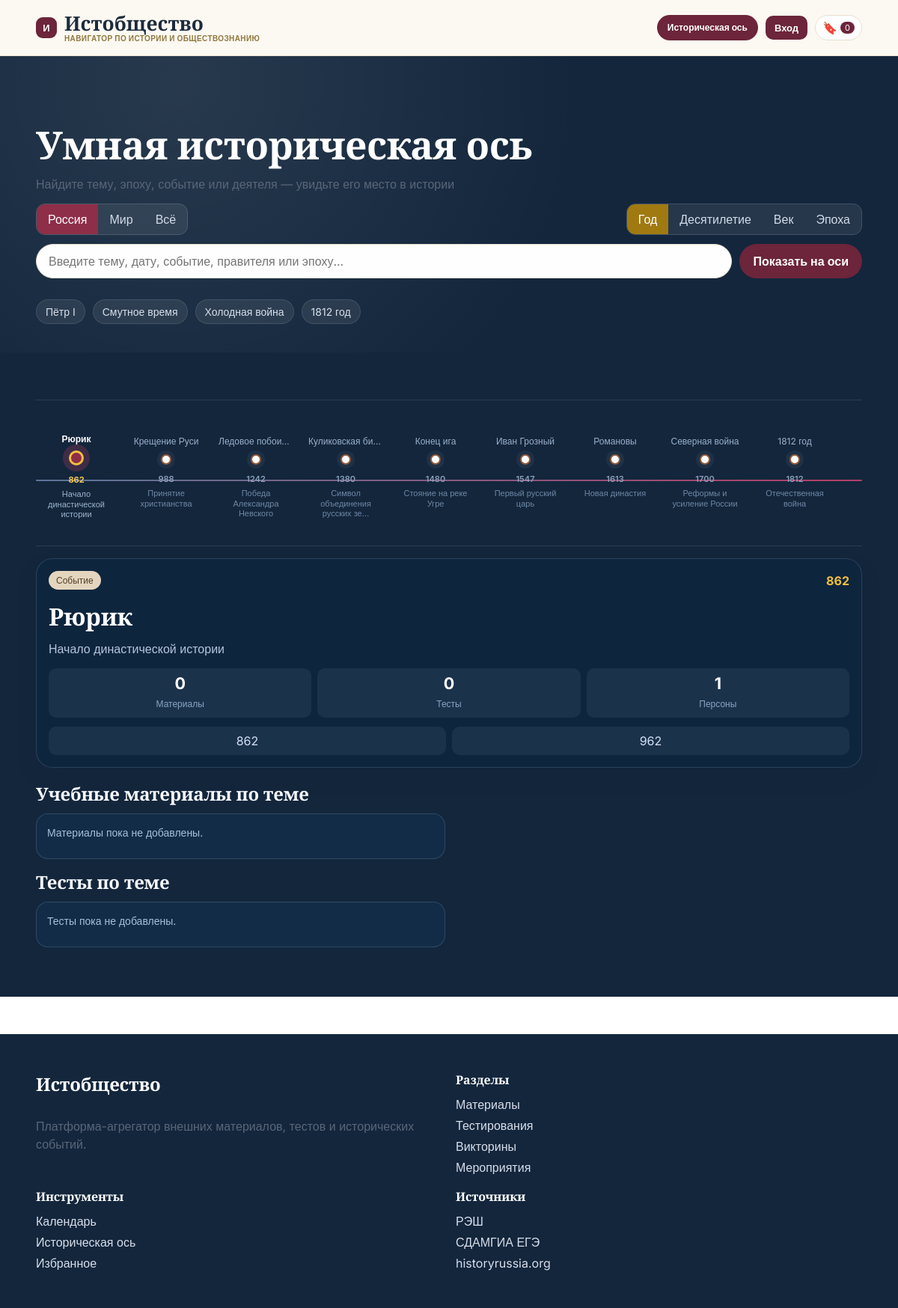
The app's page /axis/ with its own data.
### apps/axis/models.py (models this page shows, shortened)
class TimelineNode(TimeStampedModel):
    title = models.CharField(max_length=255)
    slug = models.SlugField(max_length=255, unique=True)
    subtitle = models.CharField(max_length=255, blank=True)
    description = models.TextField(blank=True)
    scope = models.CharField(max_length=16, choices=SCOPE_CHOICES, default="both")
    scale = models.CharField(max_length=16, choices=SCALE_CHOICES, default="year")
    start_year = models.IntegerField()
    end_year = models.IntegerField(blank=True, null=True)
    display_year_text = models.CharField(max_length=120, blank=True)
    is_featured = models.BooleanField(default=False)
    accent_color = models.CharField(max_length=20, default="#915A3B")
    position_order = models.PositiveIntegerField(default=0)
    is_published = models.BooleanField(default=True)
    tags = models.ManyToManyField(Tag, related_name="timeline_nodes", blank=True)
    linked_event = models.ForeignKey(
        HistoricalEvent, on_delete=models.SET_NULL, null=True, blank=True, related_name="timeline_nodes"
    )
    linked_material = models.ForeignKey(
        Material, on_delete=models.SET_NULL, null=True, blank=True, related_name="timeline_nodes"
    )
    linked_test = models.ForeignKey(TestItem, on_delete=models.SET_NULL, null=True, blank=True, related_name="timeline_nodes")
    class Meta:
        ordering = ["position_order", "start_year", "title"]

### apps/axis/views.py (the view)
# urls.py: path("axis/", views.axis_page, name="axis"),
def axis_page(request):
    nodes = _query_nodes(request)
    active_node = nodes.first()
    return render(
        request,
        "axis/axis.html",
        {
            "nodes": nodes,
            "active_node": active_node,
            "active_node_context": _build_node_context(active_node) if active_node else None,
            "total_count": nodes.count(),
            "selected_scope": request.GET.get("scope", "russia"),
            "selected_scale": request.GET.get("scale", "year"),
            "selected_q": request.GET.get("q", ""),
        },
    )

### apps/axis/views.py (called while the page is built)
def _query_nodes(request):
    scope = request.GET.get("scope", "russia")
    scale = request.GET.get("scale", "year")
    query = request.GET.get("q", "").strip()
    nodes = TimelineNode.objects.filter(is_published=True)
    if scope and scope != "both":
        nodes = nodes.filter(Q(scope=scope) | Q(scope="both"))
    if scale:
        nodes = nodes.filter(scale=scale)
    if query:
        nodes = nodes.filter(Q(title__icontains=query) | Q(description__icontains=query))
    return nodes

### apps/core/context_processors.py (called while the page is built)
def site_meta(_request):
    return {
        "site_name": SITE_BRAND_NAME,
        "site_tagline": SITE_BRAND_TAGLINE,
    }

### apps/favorites/context_processors.py (called while the page is built)
def favorites_context(request):
    favorites = ensure_session_favorites(request)
    return {
        "favorites_count": total_favorites_count(favorites),
        "favorites_state": favorites,
    }

### apps/favorites/services.py (called while the page is built)
def _normalized_favorites(raw_favorites):
    fallback = {key: [] for key in FAVORITE_GROUPS}
    if not isinstance(raw_favorites, dict):
        return fallback
    normalized = {}
    for group in FAVORITE_GROUPS:
        values = raw_favorites.get(group, [])
        if isinstance(values, (list, tuple, set)):
            normalized[group] = [item for item in values if isinstance(item, int)]
        else:
            normalized[group] = []
    return normalized

def ensure_session_favorites(request):
    fallback = {key: [] for key in FAVORITE_GROUPS}
    try:
        session = getattr(request, "session", None)
        if session is None:
            return fallback
        favorites = session.get(settings.FAVORITES_SESSION_KEY)
        if not favorites:
            favorites = fallback.copy()
        return _normalized_favorites(favorites)
    except Exception:
        return fallback

def total_favorites_count(favorites):
    safe_favorites = _normalized_favorites(favorites)
    return sum(len(values) for values in safe_favorites.values())

### templates/axis/axis.html (shortened to what this page needs)
{% extends "base.html" %}
{% load static %}
{% block page_css %}<link rel="stylesheet" href="{% static 'css/pages/axis.css' %}">{% endblock %}
{% block content %}
<section class="hero hero-dark axis-hero">
  <div class="container">
    <h1>Умная историческая ось</h1>
    <p>Найдите тему, эпоху, событие или деятеля — увидьте его место в истории</p>
    <form id="axis-form" class="axis-filter-form" hx-get="/htmx/axis/results/" hx-target="#axis-results">
      <div class="axis-toggle-row">
        <div class="axis-toggle" data-axis-toggle="scope">
          <button type="button" data-value="russia" class="{% if selected_scope == 'russia' %}is-active{% endif %}">Россия</button>
          <button type="button" data-value="world" class="{% if selected_scope == 'world' %}is-active{% endif %}">Мир</button>
          <button type="button" data-value="both" class="{% if selected_scope == 'both' %}is-active{% endif %}">Всё</button>
        </div>
        <div class="axis-toggle" data-axis-toggle="scale">
          <button type="button" data-value="year" class="{% if selected_scale == 'year' %}is-active{% endif %}">Год</button>
          <button type="button" data-value="decade" class="{% if selected_scale == 'decade' %}is-active{% endif %}">Десятилетие</button>
          <button type="button" data-value="century" class="{% if selected_scale == 'century' %}is-active{% endif %}">Век</button>
          <button type="button" data-value="era" class="{% if selected_scale == 'era' %}is-active{% endif %}">Эпоха</button>
        </div>
      </div>
      <div class="search-form axis-form">
        <input type="text" name="q" value="{{ selected_q }}" placeholder="Введите тему, дату, событие, правителя или эпоху...">
        <button class="btn">Показать на оси</button>
      </div>
      <div class="chips chips-dark"><span>Пётр I</span><span>Смутное время</span><span>Холодная война</span><span>1812 год</span></div>
    </form>
  </div>
</section>
<section class="axis-section">
  <div class="container section axis-section-inner">
    <div id="axis-results" class="axis-results-wrap">
      {% include "axis/partials/timeline.html" with nodes=nodes active_node_id=active_node.id|default:0 %}
    </div>
    <div id="axis-detail" class="axis-detail-wrap">
      {% include "axis/partials/node_detail.html" with node=active_node materials=active_node_context.materials tests=active_node_context.tests related_tags=active_node_context.related_tags period_left=active_node_context.period_left period_right=active_node_context.period_right materials_count=active_node_context.materials_count tests_count=active_node_context.tests_count persons_count=active_node_context.persons_count %}
    </div>
  </div>
</section>
{% endblock %}

### templates/axis/partials/timeline.html (shortened to what this page needs)
<div class="timeline timeline-horizontal">
  <div class="timeline-line"></div>
  {% for node in nodes %}
    <div class="timeline-node-wrap">
      <button
        type="button"
        class="timeline-node-btn {% if node.id == active_node_id %}is-active{% endif %}"
        style="--accent: {{ node.accent_color }}"
        hx-get="/htmx/axis/node/{{ node.id }}/"
        hx-target="#axis-detail"
        hx-swap="innerHTML"
        hx-on:click="document.querySelectorAll('.timeline-node-btn').forEach((n)=>n.classList.remove('is-active')); this.classList.add('is-active')"
        data-axis-node-id="{{ node.id }}"
        aria-pressed="{% if node.id == active_node_id %}true{% else %}false{% endif %}"
        aria-label="Показать детали события {{ node.title }}"
      >
        <span class="axis-node-top">{{ node.title }}</span>
        <span class="axis-dot"></span>
        <span class="axis-year">{{ node.display_year_text }}</span>
        <span class="axis-node-sub">{{ node.subtitle|truncatechars:30 }}</span>
      </button>
    </div>
  {% empty %}
    <article class="card axis-empty"><h3>Ничего не найдено</h3><p>Измените параметры фильтра и повторите запрос.</p></article>
  {% endfor %}
</div>

### templates/axis/partials/node_detail.html (shortened to what this page needs)
{% if node %}
<div class="axis-detail-grid">
  <aside class="axis-detail-main card">
    <div class="axis-detail-head">
      <span class="pill">{{ node.linked_event.get_event_type_display|default:"Событие" }}</span>
      <strong>{{ node.display_year_text }}</strong>
    </div>
    <h3>{{ node.title }}</h3>
    <p>{{ node.description|default:node.subtitle }}</p>
    <div class="axis-stats">
      <div><strong>{{ materials_count }}</strong><small>Материалы</small></div>
      <div><strong>{{ tests_count }}</strong><small>Тесты</small></div>
      <div><strong>{{ persons_count }}</strong><small>Персоны</small></div>
    </div>
    <div class="axis-period">
      <span>{{ period_left }}</span>
      <span>{{ period_right }}</span>
    </div>
  </aside>
  <section class="axis-detail-content">
    <h3>Учебные материалы по теме</h3>
    <div class="axis-detail-list">
      {% for material in materials %}
        <article class="axis-mini-card">
          <div class="axis-mini-head">
            <span>{{ material.get_level_display }}</span>
            <span>Внешний</span>
          </div>
          <h4>{{ material.title }}</h4>
          <p>{{ material.short_description|truncatechars:90 }}</p>
          <div class="axis-mini-foot">
            <small>{{ material.source.name }}</small>
            <a
              class="js-external-go"
              href="/go/material/{{ material.id }}/"
              data-item-title="{{ material.title }}"
              data-source-domain="{{ material.source.domain|default:material.source.name }}"
              data-content-label="материалу"
            >→</a>
          </div>
        </article>
      {% empty %}
        <article class="axis-mini-card"><p>Материалы пока не добавлены.</p></article>
      {% endfor %}
    </div>
    <h3>Тесты по теме</h3>
    <div class="axis-detail-list axis-test-list">
      {% for test in tests %}
        <article class="axis-mini-card">
          <div class="axis-mini-head">
            <span>{{ test.get_exam_type_display }}</span>
            <span>{{ test.get_difficulty_display }}</span>
          </div>
          <h4>{{ test.title }}</h4>
          <p>{{ test.short_description|truncatechars:90 }}</p>
          <div class="axis-mini-foot">
            <small>{{ test.source.name }}</small>
            <a
              class="js-external-go"
              href="/go/test/{{ test.id }}/"
              data-item-title="{{ test.title }}"
              data-source-domain="{{ test.source.domain|default:test.source.name }}"
              data-content-label="тесту"
            >→</a>
          </div>
        </article>
      {% empty %}
        <article class="axis-mini-card"><p>Тесты пока не добавлены.</p></article>
      {% endfor %}
    </div>
  </section>
</div>
{% else %}
<article class="card axis-empty"><h3>Ничего не найдено</h3><p>Измените параметры фильтра и повторите запрос.</p></article>
{% endif %}

### static/css/base.css (style rules this page uses)
:root { --background-main: #ffffff; --background-card: #fffcf7; --background-hero-dark: #13263c; --text-primary: #1c2b3d; --text-secondary: #5b6678; --accent-burgundy: #6c253b; --accent-gold: #b98e3f; --accent-blue: #1b79da; --accent-green: #2d8f48; --card-border: #e6dece; --chip-bg: #ebe4d7; --footer-bg: #13263c; --radius-md: 14px; --radius-lg: 22px; --shadow-soft: 0 12px 30px rgba(34, 38, 48, 0.08); }
* { box-sizing: border-box; }
body { margin: 0; background: var(--background-main); color: var(--text-primary); font-family: "Inter", sans-serif; }
h1, h2, h3, h4 { font-family: "Cormorant Garamond", serif; margin: 0 0 14px; letter-spacing: -0.01em; }
h1 { font-size: clamp(2.4rem, 4.3vw, 4.35rem); line-height: 1.03; }
h3 { font-size: clamp(1.35rem, 2vw, 1.9rem); }
p { margin: 0 0 14px; color: var(--text-secondary); line-height: 1.52; }
button, input, select { font: inherit; }

### static/css/layout.css (style rules this page uses)
.container { width: min(1600px, 92vw); margin: 0 auto; }
.section { padding: 52px 0; }
.hero { background: linear-gradient(140deg, #1f2f46 0%, #13263c 70%); color: #fff; padding: 92px 0 70px; position: relative; }
.hero::before { content: ""; position: absolute; inset: 0; background: radial-gradient(circle at 20% 10%, rgba(255, 255, 255, 0.09), transparent 52%); }
.hero > .container { position: relative; z-index: 1; }
.hero-dark { background: var(--background-hero-dark); }

### static/css/components.css (style rules this page uses)
.btn { display: inline-flex; align-items: center; justify-content: center; padding: 10px 18px; border: 0; border-radius: 999px; background: var(--accent-burgundy); color: #fff; cursor: pointer; font-weight: 600; }
.search-form { display: grid; grid-template-columns: 1fr auto; gap: 10px; position: relative; }
.search-form input, .search-form select { width: 100%; border: 1px solid var(--card-border); border-radius: 999px; padding: 12px 16px; background: #fff; }
.chips { display: flex; flex-wrap: wrap; gap: 10px; margin-top: 16px; }
.chips span, .chips a { padding: 7px 12px; background: var(--chip-bg); border-radius: 999px; font-size: 14px; border: 1px solid #e5dac6; }
.chips-dark span, .chips-dark a { background: rgba(255, 255, 255, 0.08); color: #d7dfea; border-color: rgba(255, 255, 255, 0.11); }
.card { background: var(--background-card); border: 1px solid var(--card-border); border-radius: var(--radius-lg); padding: 16px; box-shadow: var(--shadow-soft); }
.pill { background: #e4d5bf; color: #544027; border-radius: 999px; padding: 5px 10px; font-size: 12px; }
.timeline { position: relative; }
.timeline-horizontal { display: grid; grid-template-columns: repeat(auto-fit, minmax(116px, 1fr)); gap: 4px; padding-top: 42px; }
.timeline-horizontal .timeline-line { position: absolute; left: 0; right: 0; top: 84px; height: 3px; background: linear-gradient(to right, #6f8bb0, #b45069); }
.axis-node-top { color: #a7b5c8; font-size: 12px; margin-bottom: 6px; display: block; min-height: 20px; }
.axis-dot { width: 16px; height: 16px; border-radius: 50%; border: 3px solid var(--accent); background: #fff; display: inline-block; position: relative; z-index: 3; }
.axis-year { color: #8ca0be; font-size: 12px; display: block; margin-top: 8px; font-weight: 600; }
.axis-filter-form { display: grid; gap: 12px; }
.axis-toggle-row { display: flex; justify-content: space-between; gap: 10px; flex-wrap: wrap; }
.axis-toggle { display: flex; gap: 0; border-radius: 12px; overflow: hidden; border: 1px solid rgba(255, 255, 255, 0.2); }
.axis-toggle button { border: 0; background: rgba(255, 255, 255, 0.08); color: #d2dae8; padding: 10px 15px; cursor: pointer; }
.axis-toggle button.is-active { background: #8a2f47; color: #fff; }
.axis-form { grid-template-columns: 1fr auto; }
.timeline-node-wrap { position: relative; }

### records on screen
TimelineNode: title "Рюрик", display_year_text "862", subtitle "Начало династической истории", linked_event.event_type "Событие", description "Начало династической истории"
TimelineNode: title "Крещение Руси", display_year_text "988", subtitle "Принятие христианства"
TimelineNode: title "Ледовое побоище", display_year_text "1242", subtitle "Победа Александра Невского"
TimelineNode: title "Куликовская би…", display_year_text "1380", subtitle "Символ объединения русских зе…"
TimelineNode: title "Конец ига", display_year_text "1480", subtitle "Стояние на реке Угре"
TimelineNode: title "Иван Грозный", display_year_text "1547", subtitle "Первый русский царь"
TimelineNode: title "Романовы", display_year_text "1613", subtitle "Новая династия"
TimelineNode: title "Северная война", display_year_text "1700", subtitle "Реформы и усиление России"
TimelineNode: title "1812 год", display_year_text "1812", subtitle "Отечественная война"

### other values on screen
{{ site_name }} "Истобщество"
{{ site_tagline }} "НАВИГАТОР ПО ИСТОРИИ И ОБЩЕСТВОЗНАНИЮ"
{{ favorites_count|default:0 }} "0"
{{ materials_count }} "0"
{{ tests_count }} "0"
{{ persons_count }} "1"
{{ period_left }} "862"
{{ period_right }} "962"
